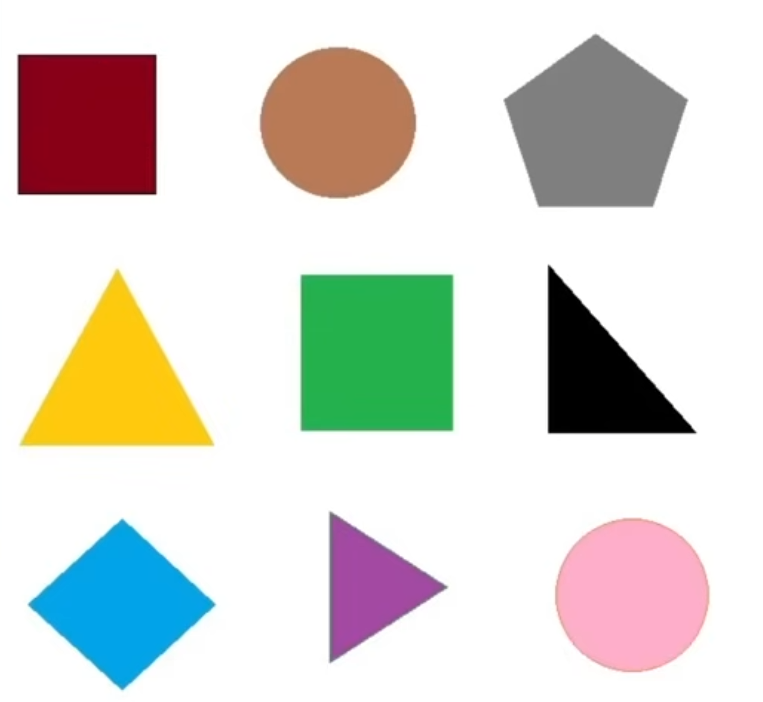
#> input picture image.png, 763 x 702 px, found by its file name
$ python tutorial6_shapeDetect.py
#> lines starting #> are read from the running program, lines starting #| are printed output that depends on the picture; after the words box and inside, x2 and y2 are one past the last pixel; in counts of white or black regions, pixels touching at a corner belong together
import cv2

img = cv2.imread('f:/Code/python/opencvproject/image.png')
#> img is the input picture: shape (702, 763, 3); mean B, G, R 209.3, 216, 217.4
imgContour = img.copy()
gray = cv2.cvtColor(img, cv2.COLOR_BGR2GRAY)
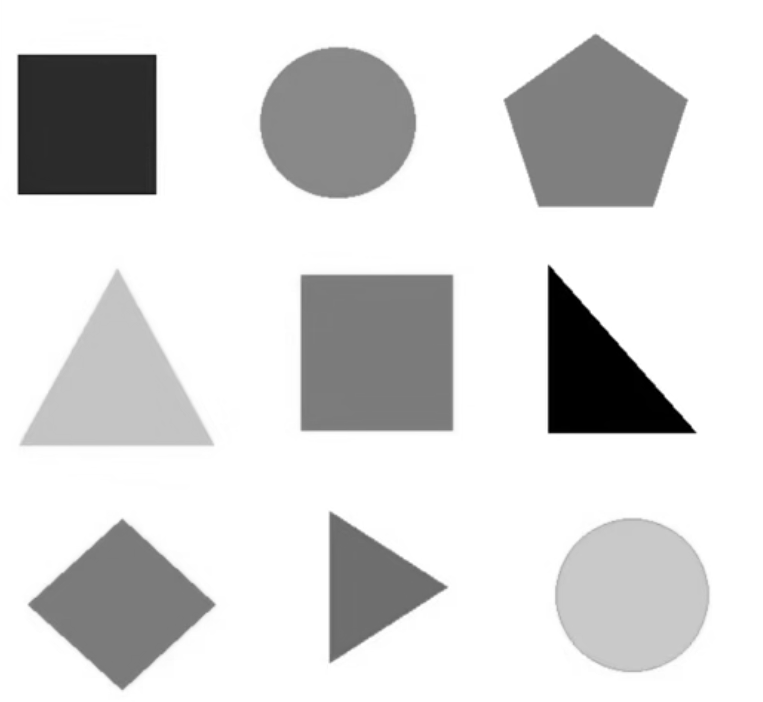
#> gray: shape (702, 763); min 0, max 255, mean 215.7
Canny = cv2.Canny(gray, 100, 200)
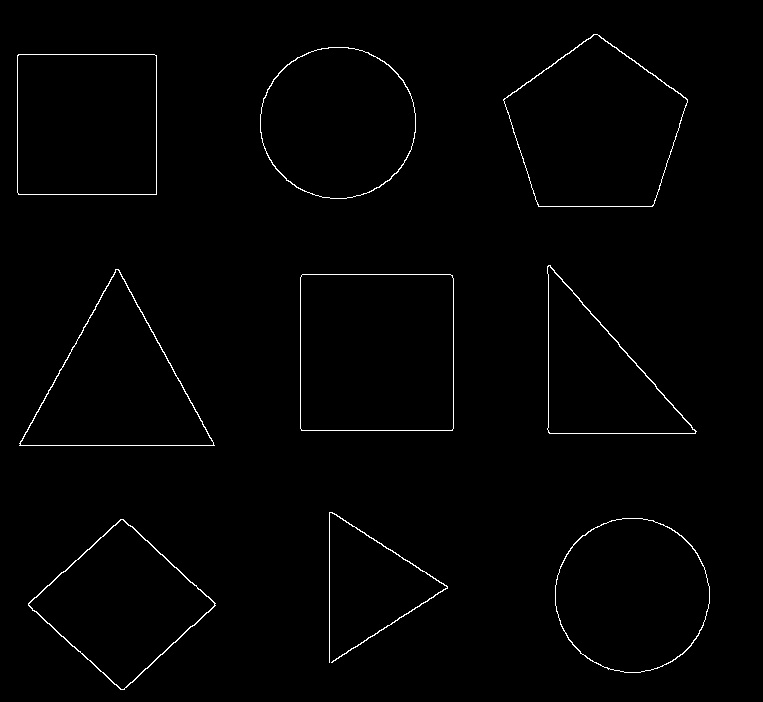
#> Canny: shape (702, 763); 1% white in thin lines or dots, all inside (x1, y1, x2, y2) = (17, 34, 710, 690)
countours, hierarchy = cv2.findContours(Canny, cv2.RETR_EXTERNAL, cv2.CHAIN_APPROX_NONE)#抓出圖形
#> countours = 9 contours; largest, box (x1, y1, x2, y2) and area: (300, 274, 454, 431) 23857, (503, 34, 688, 207) 22113, (17, 54, 157, 195) 19456, (555, 518, 710, 673) 18644, (260, 47, 416, 199) 18504

for cnt in countours:
    #print(cnt)
    cv2.drawContours(imgContour, cnt, -1, (255, 0, 0), 4)
    area = cv2.contourArea(cnt)#算每個圖形面積
    #print(area)

    if area > 500:
        peri = cv2.arcLength(cnt, True);#算每個圖形邊長
        vertices = cv2.approxPolyDP(cnt, peri * 0.02, True)#算每個圖形頂點
        corners = len(vertices)#算每個圖形頂點
        x, y, w, h = cv2.boundingRect(vertices)#框出圖形
        cv2.rectangle(imgContour, (x, y), (x+w, y+h), (0, 255, 0), 4)#畫方形(導入框框數值)
        if corners == 3:
            cv2.putText(imgContour, 'triangle', (x, y-5), cv2.FONT_HERSHEY_SIMPLEX, 1, (0, 0, 255))
        elif corners == 4:
            cv2.putText(imgContour, 'retriangle', (x, y-5), cv2.FONT_HERSHEY_SIMPLEX, 1, (0, 0, 255))
        elif corners == 5:
            cv2.putText(imgContour, 'pentagon', (x, y-5), cv2.FONT_HERSHEY_SIMPLEX, 1, (0, 0, 255))
        elif corners > 5:
            cv2.putText(imgContour, 'circle', (x, y-5), cv2.FONT_HERSHEY_SIMPLEX, 1, (0, 0, 255))
#> this loop made 9 passes
#> (area, peri, vertices, corners, x, y, w, h) on passes 1, 4, 5, 6, 7: (16360.5, 519.8, [[120, 519], [28, 605], [124, 689], [215, 603]], 4, 28, 519, 188, 171), (23857, 614.5, [[302, 274], [301, 430], [452, 430], [452, 275]], 4, 301, 274, 152, 157), (17454, 630.4, [[115, 269], [19, 445], [214, 445]], 3, 19, 269, 196, 177), (12655.5, 547.5, [[548, 265], [548, 432], [695, 433]], 3, 548, 265, 148, 169), (19456.5, 556.2, [[18, 54], [18, 194], [156, 194], [156, 55]], 4, 18, 54, 139, 141)
#> (area, peri, corners, x, y, w, h) on passes 2, 8, 9: (18644, 512.6, 8, 555, 518, 155, 155), (18503.5, 509.5, 8, 260, 47, 156, 152), (22113, 594.8, 5, 503, 34, 185, 173)
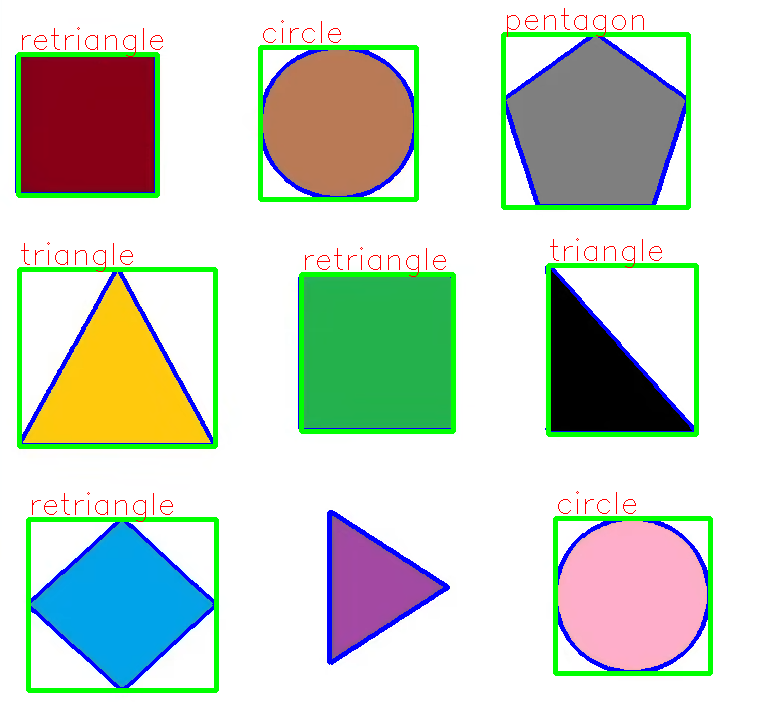
#> imgContour: shape (702, 763, 3); 7.6% of pixels changed, all inside (x1, y1, x2, y2) = (15, 8, 713, 693)

cv2.imshow('img', img)
cv2.imshow('Canny', Canny)
cv2.imshow('imgCountour', imgContour)
cv2.waitKey(0)
